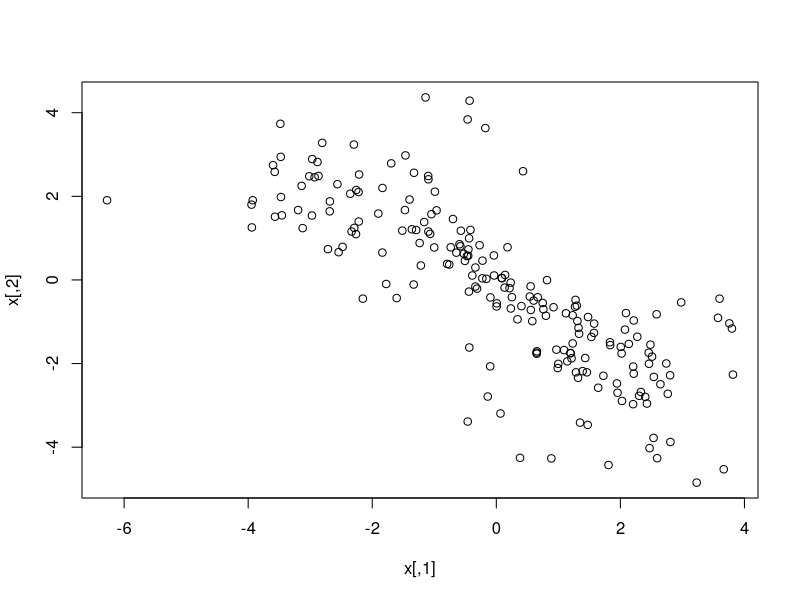
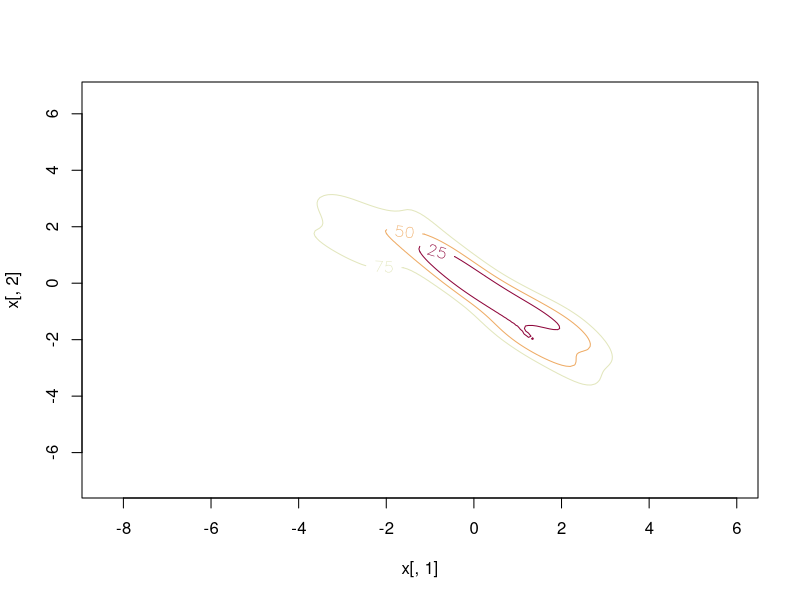
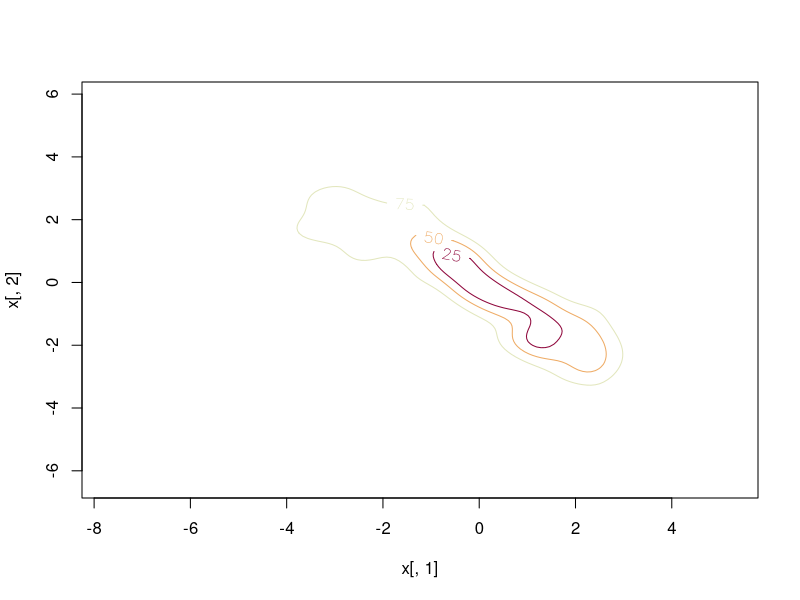

Source code (R) for these figures, in order:
#Source: ks: KDE for Bivariate data by Tarn Duong, 2013-07-05
library(ks)
set.seed(8092)
samp <- 200 #number of observations
mus <- rbind(c(-2,2),c(0,0),c(2,-2))#centers of the gaussians
Sigmas <- rbind(diag(2),matrix(c(0.8,-0.72,-0.72,.8),nrow=2),diag(2))#the three covariance matrices
cwt <- 3/11 #parameter between (0,1) used to set weights on the three gaussians
props <- c((1-cwt)/2, cwt,(1-cwt)/2) #the weights, adding up to 1
x <- rmvnorm.mixt(n=samp,mu=mus,Sigma=Sigmas,props=props)

Hpi1 <- Hpi(x=x)
Hpi2 <- Hpi.diag(x=x)

fhat.pi1 <- kde(x=x,H=Hpi1)
fhat.pi2 <- kde(x=x,H=Hpi2)

plot(x)
plot(fhat.pi1)
plot(fhat.pi2)
